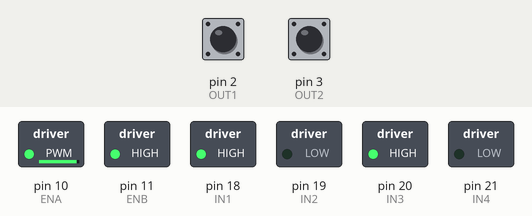
This sketch was run on a simulated Arduino Mega 2560, built with avr-gcc and run on an emulated ATmega2560. Parts: switched loads named in the sketch (green lamp = pin HIGH). The inputs (shaded band) are chosen by the test bench; at power-on: pin 2 (OUT1) HIGH, pin 3 (OUT2) HIGH. No radio packets arrive unless stated; what the sketch prints to the serial monitor is not drawn.

Above: at 1.2 s.
1.3 s: pin 2 (OUT1) pulled LOW for 0.15 s
At 2.3 s:
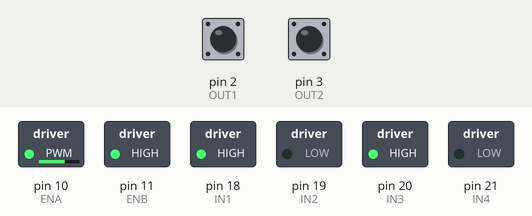
2.9 s: pin 2 (OUT1) pulled LOW for 1 s
At 4.8 s:
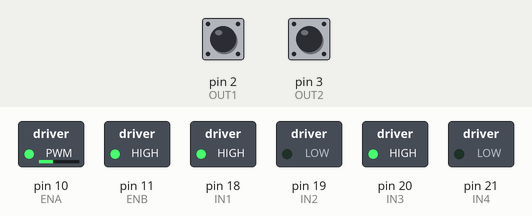
5.4 s: pin 2 (OUT1) pulled LOW for 0.15 s
At 6.6 s:
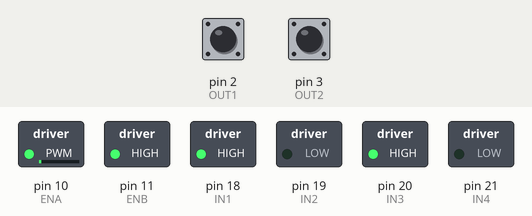
7.0 s: pin 2 (OUT1) pulsed LOW 5 times (0.12 s each, 0.3 s apart)
At 8.9 s:
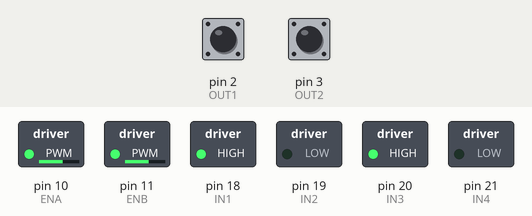
10.0 s: pin 2 (OUT1) pulled LOW for 3.2 s
At 14.3 s:
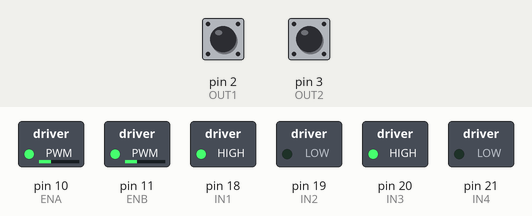
14.7 s: pin 2 (OUT1) pulled LOW for 0.15 s
At 16.2 s:
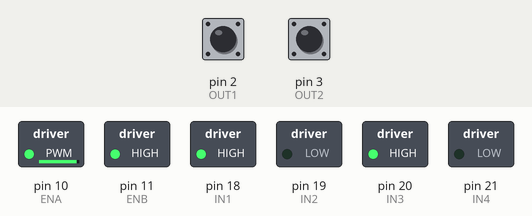
Timing chart, 0 to 17.3 s (numbered marks = the images above; inputs shaded):
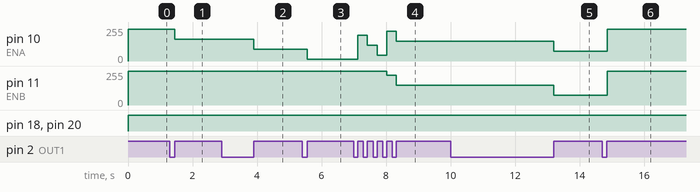

The sketch:

TFG.ino
```cpp
#include <NewPing.h>
#include <MsTimer2.h>
#include "define.h"
#include <SPI.h>
#include "nRF24L01.h"
#include "RF24.h"

RF24 radio(22, 23);
const uint64_t pipes[2] = { 0xF0F0F0F0E1LL, 0xF0F0F0F0D2LL };
int role = 1; // Receptor 1, Emisor 0
const int min_payload_size = 4;
const int max_payload_size = 32;
const int payload_size_increments_by = 1;
int next_payload_size = min_payload_size;
char receive_payload[max_payload_size + 1]; // +1 to allow room for a terminating NULL char
/*
  Esta variable nos va a servir para poder hacer diferentes funciones dentro de la comunicación
  Si su valor es 0 -> Nuestra comunicación hará las funciones generales, estar en reposo o cambiar de función.
  Si su valor es 1 -> Entrará en el modo movimiento, en este modo utilizamos otras funciones específicas.
*/
int opciones = 0;
int posX, posY = 0;

/// Contadores de distancia de ruedas por encoder
int distD = 0, distDA = 0;
int distI = 0, distIA = 0;
int adelante = 0, atras = 0;
int estado = 0;
int intensidad = 0, errorposicion = 0, errorvelocidad = 0, int_err = 0, int_err_1 = 0;
int vu = 0, avz = 0;

/// Trayectoria
char  val;
char vueltas[2];
boolean recibido = false;
int fil = 20;
int i = 0, j = 0, r = 0;
// Estado  Vuelt
int tray[20][2] = {{0, 0}, {0, 0}, {0, 0}, {0, 0}, {0, 0}, {0, 0}, {0, 0}, {0, 0}, {0, 0}, {0, 0}, {0, 0}, {0, 0}, {0, 0}, {0, 0}, {0, 0}, {0, 0}, {0, 0}, {0, 0}, {0, 0}, {0, 0}};

int p_tray = 0;
boolean movimiento = false;
boolean rectifica = false;
boolean reset = false;
boolean fin = false;

unsigned long tiempo = 0;
unsigned long t_actualizado = 0;


boolean colision = false, choque = false;
int detectado = 0;
int dis1, dis2, dis3;
int dif_tiempo = 0, tiempo_a = 50;

/// Definimos cada ultrasonido

NewPing sonar1(TRIGGER_PIN1, ECHO_PIN1, MAX_DISTANCE); // NewPing setup of pins and maximum distance.
NewPing sonar2(TRIGGER_PIN2, ECHO_PIN2, MAX_DISTANCE); // NewPing setup of pins and maximum distance.
NewPing sonar3(TRIGGER_PIN3, ECHO_PIN3, MAX_DISTANCE); // NewPing setup of pins and maximum distance.


void setup() {
  Serial.begin(115200);
  radio.begin();
  // enable dynamic payloads
  radio.enableDynamicPayloads();
  // optionally, increase the delay between retries & # of retries
  radio.setRetries(5, 15);
  // Open pipes to other nodes for communication
  if ( role == 0 )
  {
    radio.openWritingPipe(pipes[0]);
    radio.openReadingPipe(1, pipes[1]);
  }
  else
  {
    radio.openWritingPipe(pipes[1]);
    radio.openReadingPipe(1, pipes[0]);
  }
  // Start listening
  radio.startListening();
  // Dump the configuration of the rf unit for debugging
  radio.printDetails();
  configInterrupciones();
  configMotores();
}

void loop() {

  tiempo = millis();

avanzar(10);

  /*/ si hay datos disponibles para leer
  if (recibido == false)
  {
    comunicar();
  }
  if (recibido == true)
  {
    accion();
  }
*/
  /*////////////////////////////////// Mientras no llegue ningún dato, espera 10 ms y actualiza el tiempo y las distancias
    delay(10);
    int a = 0;
    tiempo_a = tiempo;

    distDA = distD;
    distIA = distI;
  */
}
```

comunicacion.ino
```cpp
int esX, esY = 0;
void comunicar()
{
  int aaa = 0;

  if ( role == 1 )
  {
    if (esX == 0 && esY == 0)
    {
      while ( radio.available() )
      {

        // Fetch the payload, and see if this was the last one.
        uint8_t len = radio.getDynamicPayloadSize();

        // If a corrupt dynamic payload is received, it will be flushed
        if (!len) {
          continue;
        }

        radio.read( receive_payload, len );

        // Put a zero at the end for easy printing
        receive_payload[len] = 0;

        // Spew it
        Serial.print(F("Got response size="));
        Serial.print(len);
        Serial.print(F(" value="));
        Serial.println(receive_payload);
        aaa = atoi(receive_payload);
        if (aaa == 0) {
          Serial.print("POZOOOOOOOOOO");
          esX=1;
          esY=0;
        }
        Serial.print("A: ");
        Serial.println(aaa);
        // First, stop listening so we can talk
        radio.stopListening();

        // Send the final one back.
        radio.write( receive_payload, len );
        Serial.println(F("Sent response."));

        // Now, resume listening so we catch the next packets.
        radio.startListening();
      }

    }


if (esX == 1 && esY == 0)
    {
      while ( radio.available() )
      {

        // Fetch the payload, and see if this was the last one.
        uint8_t len = radio.getDynamicPayloadSize();

        // If a corrupt dynamic payload is received, it will be flushed
        if (!len) {
          continue;
        }

        radio.read( receive_payload, len );

        // Put a zero at the end for easy printing
        receive_payload[len] = 0;

        // Spew it
        Serial.print(F("Got response size="));
        Serial.print(len);
        Serial.print(F(" value="));
        Serial.println(receive_payload);
        aaa = atoi(receive_payload);
        if (aaa == 999) {
          Serial.print("POZOOOOOOOOOO");
          esX=0;
          esY=1;
        }
        else posX=aaa;
        Serial.print("\nPosx: ");Serial.println(posX);
        Serial.print("A: ");
        Serial.println(aaa);
        // First, stop listening so we can talk
        radio.stopListening();

        // Send the final one back.
        radio.write( receive_payload, len );
        Serial.println(F("Sent response."));

        // Now, resume listening so we catch the next packets.
        radio.startListening();
      }

    }


    if (esX == 0 && esY == 1)
    {
      while ( radio.available() )
      {

        // Fetch the payload, and see if this was the last one.
        uint8_t len = radio.getDynamicPayloadSize();

        // If a corrupt dynamic payload is received, it will be flushed
        if (!len) {
          continue;
        }

        radio.read( receive_payload, len );

        // Put a zero at the end for easy printing
        receive_payload[len] = 0;

        // Spew it
        Serial.print(F("Got response size="));
        Serial.print(len);
        Serial.print(F(" value="));
        Serial.println(receive_payload);
        aaa = atoi(receive_payload);
        if (aaa == 000) {
          Serial.print("POZOOOOOOOOOO");
          esX=0;
          esY=0;
        }
        else posY=aaa;
        Serial.println("\nPosy: ");Serial.println(posY);
        Serial.print("A: ");
        Serial.println(aaa);
        // First, stop listening so we can talk
        radio.stopListening();

        // Send the final one back.
        radio.write( receive_payload, len );
        Serial.println(F("Sent response."));

        // Now, resume listening so we catch the next packets.
        radio.startListening();
      }

    }


  }
  // if there is data ready

}

void recibir() {

  if (avz == 1) { //0 parado, 1 adelante, 2 atras
    int aviso = avanzar(vu);
    if (aviso == 1) {
      avz = 0;
      Serial.println("OK");
      recibido = false;
    }
  }

  if (avz == 2) { //0 parado, 1 adelante, 2 atras
    int aviso = retroceder(vu);
    if (aviso == 1) {
      avz = 0;
      Serial.println("OK");
      recibido = false;
    }
  }
  if (avz == 3) { //0 parado, 1 adelante, 2 atras
    int aviso = giro_derecha_atras(vu);
    if (aviso == 1) {
      avz = 0;
      Serial.println("OK");
      recibido = false;
    }
  }

}
```

define.h
```cpp
/*Definimos El Trigger, el echo de cada Ultrasonido.*/
#define MAX_DISTANCE 200 // Maximum distance we want to ping for (in centimeters). Maximum sensor distance is rated at 400-500cm.

// Definicion de pines de ultrasonidos
#define TRIGGER_PIN1  4  // Arduino pin tied to trigger pin on the ultrasonic sensor.
#define ECHO_PIN1     5  // Arduino pin tied to echo pin on the ultrasonic sensor.

#define TRIGGER_PIN2  6  // Arduino pin tied to trigger pin on the ultrasonic sensor.
#define ECHO_PIN2     7  // Arduino pin tied to echo pin on the ultrasonic sensor.

#define TRIGGER_PIN3  8  // Arduino pin tied to trigger pin on the ultrasonic sensor.
#define ECHO_PIN3     9  // Arduino pin tied to echo pin on the ultrasonic sensor.

// Definicion de pines de Encoder
#define OUT1  2  // PIN ENTRADA 1 ENCODER
#define OUT2  3  // PIN ENTRADA 2 ENCODER

// Definicion de pines motores
#define IN3  20    // Input3 conectada al pin 5
#define IN4  21    // Input4 conectada al pin 4
#define ENB  11    // ENB conectada al pin 3 de Arduino
#define IN1  18    // Input3 conectada al pin 5
#define IN2  19    // Input4 conectada al pin 4
#define ENA  10    // ENB conectada al pin 3 de Arduino

// Tiempos de ejecucion de funciones
#define tsensores  200
#define tmotoreson  600
#define tmotoresoff  100
```

funciones.ino
```cpp
//////////////////// Configuraciones de Motores ///////////////////////////

void mover_adelante()
{
  //Preparamos la salida para que el motor gire hacia adelante
  digitalWrite (IN3, HIGH);
  digitalWrite (IN4, LOW);
  digitalWrite (IN1, HIGH);
  digitalWrite (IN2, LOW);
}

void mover_atras()
{
  //Preparamos la salida para que el motor gire hacia detras
  digitalWrite (IN3, LOW);
  digitalWrite (IN4, HIGH);
  digitalWrite (IN1, LOW);
  digitalWrite (IN2, HIGH);
}


/////////////////// Opciones de Movimiento ///////////////////////////

void parar()
{
  adelante = 0;
  atras = 0;
  mover_adelante();
  velocidad(0, 0);
}

void avanza(double vel)
{
  adelante = 1;
  atras = 0;
  mover_adelante();
  velocidad(vel, vel);
}

void retrocede(double vel)
{
  adelante = 0;
  atras = 1;
  mover_atras();
  velocidad(vel, vel);
}

void girar_izquierda_atras(int vel)
{
  adelante = 0;
  atras = 1;
  mover_atras();
  //Izq, Der
  velocidad(vel, 0);
}

void girar_izquierda_adelante(int vel)
{
  adelante = 1;
  atras = 0;
  mover_adelante();
  //Izq, Der
  velocidad(vel, 0);
}

void girar_derecha_atras(int vel)
{
  adelante = 0;
  atras = 1;
  mover_atras();
  //Izq, Der
  velocidad(0, vel);
}
void girar_derecha_adelante(int vel)
{
  adelante = 1;
  atras = 0;
  mover_adelante();
  //Izq, Der
  velocidad(0, vel);
}


////////////////////// Velocidad Movimiento ////////////////////////

void velocidad(int velI, int velD)
{
  analogWrite(ENA, velI);
  analogWrite(ENB, velD);
}


///////////////////// Lectura Sensores //////////////////////////////

void leer_sensores() // Sensor 1 izquierda, 2 centro, 3 derecha
{

  unsigned int uS1 = sonar1.ping();
  if (uS1 / US_ROUNDTRIP_CM == 0)
  {
    dis1 = 200;
  }
  else
  {
    dis1 = uS1 / US_ROUNDTRIP_CM;
  }
  unsigned int uS2 = sonar2.ping();
  if (uS2 / US_ROUNDTRIP_CM == 0)
  {
    dis2 = 200;
  }
  else
  {
    dis2 = uS2 / US_ROUNDTRIP_CM;
  }
  unsigned int uS3 = sonar3.ping();
  if (uS3 / US_ROUNDTRIP_CM == 0)
  {
    dis3 = 200;
  }
  else
  {
    dis3 = uS3 / US_ROUNDTRIP_CM;
  }


  if (dis1 < 20 || dis2 < 30 || dis3 < 20 )
  {
    colision = true;
  }
  else
  {
    colision = false;
  }
  //Serial.print("Izquierda: ");
  Serial.println(dis1);
  //Serial.print("Centro: ");
  Serial.println(dis2);
  //Serial.print("Derecha: ");
  Serial.println(dis3);
}


////////////////////////////// Controlador //////////////////////////////////

int control(int vueltas_deseadas, int dist)
{
  double Kp = 75;
  double Ti = 0.24;

  dif_tiempo = tiempo - tiempo_a;
  errorposicion = vueltas_deseadas - dist;
  int_err = int_err_1 + (errorposicion * 0.001);
  errorvelocidad = errorposicion / dif_tiempo;
  intensidad = int(Kp * (errorposicion + (1 / Ti) * int_err));
  int_err_1 = int_err;

  return intensidad;
}


//////////////////////////// Movimientos ///////////////////////////////

int avanzar(int vueltas)
{

  intensidad = control(vueltas, distI);
  Serial.print("Intensidad: ");
  Serial.print(intensidad);
  Serial.print(" DistanciaI: ");
  Serial.println(distI);
  if (intensidad > 30) {
    avanza(intensidad);
  }
  else if (intensidad < -15)
  {
    retrocede(-intensidad);
  }
  else
  {
    parar();
    choque = false;
    detectado = 0;
    if (rectifica)
    {
      rectifica = false;
      reset = true;
    }
    else
    {
      movimiento = false;
    }
    Serial.println("Para avz ");
    distI = 0;
    distD = 0;
    return (1);
  }
}

int retroceder(int vueltas)
{
  intensidad = control(vueltas, distI);
  Serial.print("Intensidad: ");
  Serial.print(intensidad);
  Serial.print(" DistanciaI: ");
  Serial.println(distI);
  if (intensidad > 30) {
    avanza(intensidad);
  }
  else if (intensidad < -15)
  {
    retrocede(-intensidad);
  }
  else {
    parar();
    choque = false;
    detectado = 0;
    if (rectifica)
    {
      rectifica = false;
      reset = true;
    }
    else
    {
      movimiento = false;
    }
    Serial.println("Para atras ");
    distI = 0;
    distD = 0;
    return (1);
  }
}

int giro_derecha(int vueltas)
{
  intensidad = control(vueltas, distI);
  Serial.print("Intensidad: ");
  Serial.print(intensidad);
  Serial.print(" DistanciaI: ");
  Serial.println(distI);
  if (intensidad > 30) {
    girar_izquierda_adelante(intensidad);
  }
  else if (intensidad < -15)
  {
    girar_izquierda_atras(-intensidad);
  }
  else {
    parar();
    choque = false;
    detectado = 0;
    if (rectifica)
    {
      rectifica = false;
      reset = true;
    }
    else
    {
      movimiento = false;
    }
    Serial.println("Para der ");
    distI = 0;
    distD = 0;
    return 1;
  }
}

int giro_derecha_atras(int vueltas)
{
  intensidad = control(vueltas, distD);
  if (intensidad > 30) {
    girar_derecha_adelante(intensidad);
  }
  else if (intensidad < -15)
  {
    girar_derecha_atras(-intensidad);
  }
  else {
    parar();
    choque = false;
    detectado = 0;
    if (rectifica)
    {
      rectifica = false;
      reset = true;
    }
    else
    {
      movimiento = false;
    }
    Serial.println("Para der atras ");
    distI = 0;
    distD = 0;
    return 1;
  }
}

int giro_izquierda(int vueltas)
{
  Serial.println("Giro izq ");
  intensidad = control(vueltas, distD);
  Serial.print("Intensidad: ");
  Serial.print(intensidad);
  Serial.print(" DistanciaD: ");
  Serial.println(distD);
  if (intensidad > 30) {
    girar_derecha_adelante(intensidad);
  }
  else if (intensidad < -15)
  {
    girar_derecha_atras(-intensidad);
  }
  else {
    parar();
    choque = false;
    detectado = 0;
    if (rectifica)
    {
      rectifica = false;
      reset = true;
    }
    else
    {
      movimiento = false;
    }
    Serial.println("Para izq ");
    distI = 0;
    distD = 0;
    return 1;
  }
}

void giro_izquierda_atras(int vueltas)
{
  intensidad = control(vueltas, distI);
  if (intensidad > 30) {
    girar_izquierda_adelante(intensidad);
  }
  else if (intensidad < -15)
  {
    girar_izquierda_atras(-intensidad);
  }
  else {
    parar();
    choque = false;
    detectado = 0;
    if (rectifica)
    {
      rectifica = false;
      reset = true;
    }
    else
    {
      movimiento = false;
    }
    Serial.println("Para izq atras ");
  }
}


//////////////////////////////// Interrupciones Encoders  ////////////////////////////////////

void  inter0 ()   // Se ejecuta cuando se detecta un cambio de estado del Pin 2
{
  if (adelante == 1 && atras == 0)
  {
    distI++;
  }
  else if (adelante == 0 && atras == 1)
  {
    distI--;
  }
}


void  inter1 ()   // Se ejecuta cuando se detecta un cambio de estado del Pin 3
{
  if (adelante == 1 && atras == 0)
  {
    distD++;
  }
  else if (adelante == 0 && atras == 1)
  {
    distD--;
  }
}
```

configuraciones.ino
```cpp
void configInterrupciones() // Interrupciones del encoder.
{
  pinMode(OUT1, INPUT);
  pinMode(OUT2, INPUT);
  // Activacion de la resistencia interna pull-up
  digitalWrite (OUT1, HIGH );
  digitalWrite (OUT2, HIGH );
  // La interrupcion  0 monitorea los cambios de estado del pin 2.
  attachInterrupt(0, inter0, RISING);//CHANGE);
  // La interrupcion  1 monitorea los cambios de estado del pin 3.
  attachInterrupt(1, inter1, RISING);//CHANGE);

  /*MsTimer2::set(tsensores, sensores);
  MsTimer2::start();*/
}

void configMotores()
{
   // Motor derecho
   pinMode (ENB, OUTPUT);
   pinMode (IN3, OUTPUT);
   pinMode (IN4, OUTPUT);
   // Motor izquierdo
   pinMode (ENA, OUTPUT);
   pinMode (IN1, OUTPUT);
   pinMode (IN2, OUTPUT);
}
```

Measured:
- after the input at 1.3 s, pin 10 (ENA): 238/255 → 163/255 after 0.15 s
- after the input at 2.9 s, pin 10 (ENA): 163/255 → 88/255 after 1.0 s
- after the input at 5.4 s, pin 10 (ENA): 88/255 → 13/255 after 0.15 s
- after the input at 7.0 s, pin 10 (ENA): 13/255 → 194/255 after 0.13 s, → 119/255 0.30 s later, → 44/255 0.30 s later, → 225/255 0.30 s later, … (5 changes in this stretch); pin 11 (ENB): 255/255 → 225/255 after 1.0 s, → 150/255 0.30 s later
- after the input at 10.0 s, pin 10 (ENA), pin 11 (ENB): 150/255 → 75/255 after 3.2 s
- after the input at 14.7 s, pin 10 (ENA): 75/255 → 238/255 after 0.16 s; pin 11 (ENB): 75/255 → 255/255 after 0.16 s
